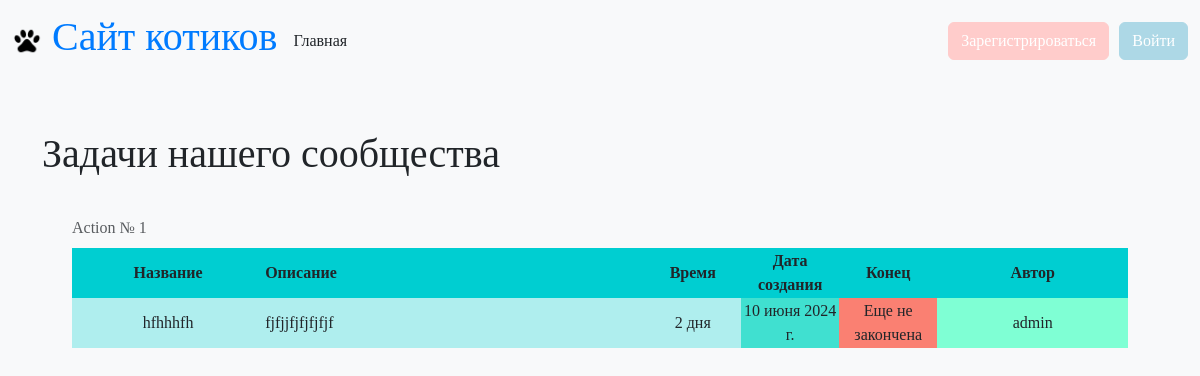
/, run on an earlier commit of the app's database.
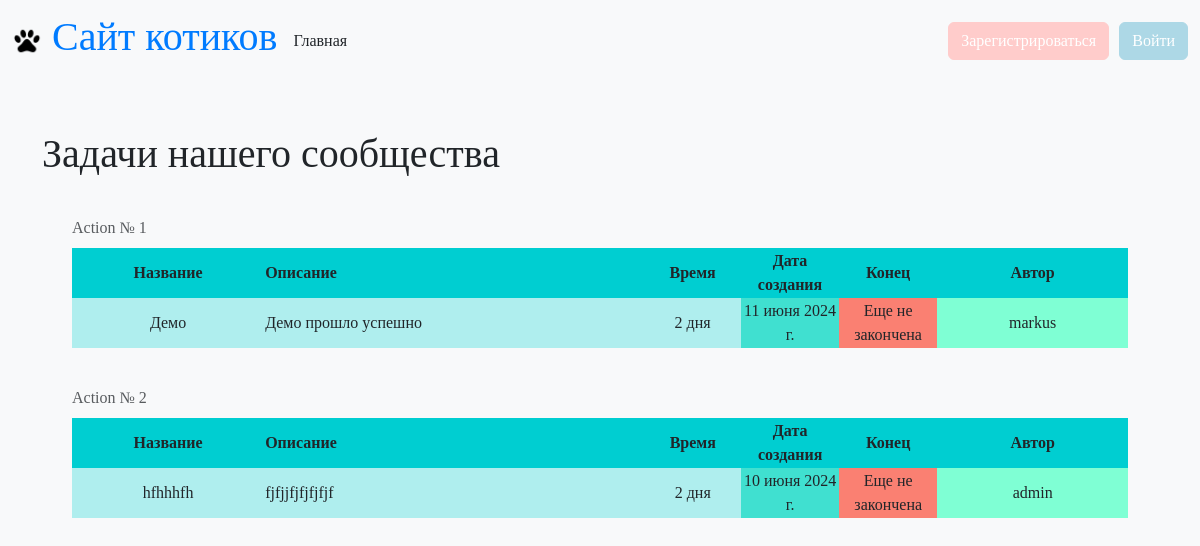
And on a later commit of the database.
### main/models.py (models this page shows, shortened)
class Task(models.Model):
    user = models.ForeignKey(settings.AUTH_USER_MODEL, on_delete=models.CASCADE, verbose_name='Пользователь', related_name='tasks', default=None, null=True)
    title = models.CharField('Название', max_length=100, null=False, blank=False)
    task = models.TextField('Описание', null=False, blank=False)
    work_size = models.CharField('Время на задачу', max_length=100, null=True)
    start_date = models.DateField('Дата начала', default=None, null=True)
    end_date = models.DateField('Дата окончания', default=None, null=True)
    is_finished = models.BooleanField('Закончена?', default=False)
    class Meta:
        verbose_name = 'Задача'
        verbose_name_plural = 'Задачи'

class User(AbstractUser):
    username = models.CharField(max_length=100, unique=True, null=False, blank=False, default='username')
    name = models.CharField(max_length=100, null=False, blank=False, default='default name')
    surname = models.CharField(max_length=100, null=True)
    email = models.EmailField(unique=True, null=False, blank=False, default='default@example.com')
    birth_date = models.DateField(null=True)
    city = models.CharField(max_length=100, null=False, blank=False, default='default city')
    toy = models.CharField(max_length=100, null=False, blank=False, default='default toy')
    modified_date = models.DateTimeField(default=timezone.now)

### main/views.py (the view)
# urls.py: path('', views.index_page, name='home'),
def index_page(request):
    params = {}
    tasks = Task.objects.all()
    tasks = tasks[::-1]
    params['tasks'] = tasks
    return render(request, 'main/index.html', params)

### main/templates/main/index.html (shortened to what this page needs)
{% extends "main/base.html" %}
{% block content %}
<br>
<h1>Задачи нашего сообщества</h1>
{% for item in tasks %}
  <div class="table_container" style="margin: 30px;">
    <table class="my_table">
        <caption style="caption-side: top;">Action № {{ forloop.counter }}</caption>
        <tr class="my_row">
            <th style="width: 200px; background-color: #00CED1; text-align: center;">Название</th>
            <th style="width: 400px; background-color: #00CED1;">Описание</th>
          <th style="width: 100px; background-color: #00CED1; text-align: center;">Время</th>
          <th style="width: 100px; background-color: #00CED1; text-align: center;">Дата создания</th>
          <th style="width: 100px; background-color: #00CED1; text-align: center;">Конец</th>
          <th style="width: 200px; background-color: #00CED1; text-align: center;">Автор</th>
        </tr>
        <tr class="my_row">
            <td style="height: 50px; background-color: #AFEEEE; text-align: center;">{{ item.title }}</td>
            <td style="background-color: #AFEEEE;">{{ item.task }}</td>
            <td style="background-color: #AFEEEE; text-align: center;">{{ item.work_size }}</td>
            <td style="background-color: #40E0D0; text-align: center;">{{ item.start_date }}</td>
            {% if item.end_date %}
            <td style="background-color: #40E0D0; text-align: center;">{{ item.end_date }}</td>
            {% else %}
            <td style="background-color: #FA8072; text-align: center;">Еще не закончена</td>
            {% endif %}
            <td style="background-color: #7FFFD4; text-align: center;">{{ item.user.username }}</td>
        </tr>
    </table>
  </div>
{% endfor %}
{% endblock %}

### main/templates/main/base.html (shortened to what this page needs)
{% load static %}
<!doctype html>
<html lang="en">
<head>
    <link href="https://cdn.jsdelivr.net/npm/bootstrap@5.3.3/dist/css/bootstrap.min.css"
      rel="stylesheet"
>
    <link rel="stylesheet" type="text/css" href="{% static 'main/css/style.css' %}"/>
</head>
<body>
<header>
<nav class="navbar bg-body-tertiary">
  <div class="container-fluid">
    <a class="navbar-brand" href="#">
        <img src="{% static 'main/img/paw_icon.ico' %}" alt="Cat Paw" class="cat-paw">
        <h1>Сайт котиков</h1>
    </a>
      <a class="nav-link" href="{% url 'home' %}">Главная</a>
      {% if user.is_authenticated %}
    <a class="nav-link" href="{% url 'edit_profile' %}">Изменить профиль</a>
    <a class="nav-link" href="#" onclick="event.preventDefault(); document.getElementById('logout-form').submit();"><h3>{{ user.username }}</h3></a>
    <form id="logout-form" action="{% url 'logout' %}" method="post" style="display: none;">
        {% csrf_token %}
    </form>
      {% else %}
    <form class="d-flex ms-auto">
      <a class="btn btn-register" href="{% url 'register' %}">Зарегистрироваться</a>
      <a class="btn btn-login ml-2" href="{% url 'login' %}">Войти</a>
    </form>
      {% endif %}
  </div>
</nav>
</header>
<main role="main" class="container mt-4">
    {% block content %}{% endblock %}
</main>
</body>
</html>

### main/static/main/css/style.css (style rules this page uses)
body { font-family: 'Comic Sans MS', cursive; background-color: #f8f9fa; }
.navbar { background-color: #e3f2fd; display: flex; justify-content: space-between; align-items: center; }
.navbar-brand { display: flex; align-items: center; }
.navbar-brand h1 { font-family: 'Comic Sans MS', cursive; color: #007bff; margin-left: 10px; }
.btn-register { background-color: #ffcccb; border-color: #ffcccb; color: white; margin-left: 10px; }
.btn-login { background-color: #add8e6; border-color: #add8e6; color: white; margin-left: 10px; }
.cat-paw { width: 30px; height: 30px; }

What changed in the data, as far as the page shows it:
added Task: title "Демо", task "Демо прошло успешно", work_size "2 дня", start_date "11 июня 2024 г.", shows "Еще не закончена", user.username "markus"
